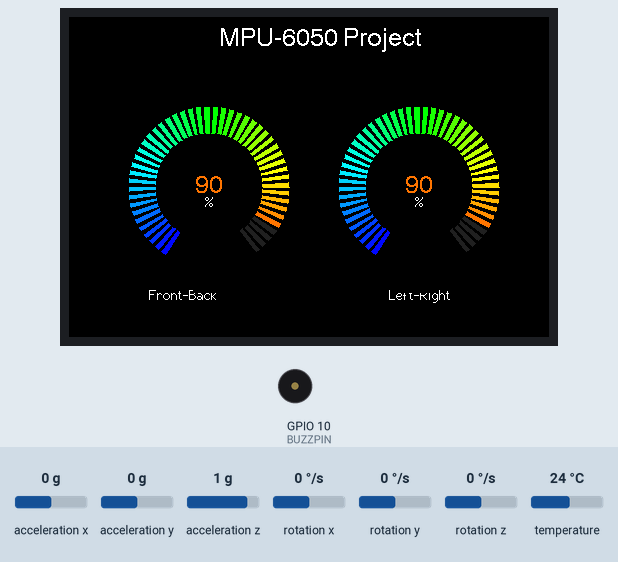
Bench run of a sketch on a simulated ESP32-S3. On the bench: 480×320 colour display, buzzer (waves = sounding, pin HIGH). The inputs (shaded band) are chosen by the test bench; at power-on: rotation x 0 °/s, rotation y 0 °/s, acceleration x 0 g, acceleration y 0 g, acceleration z 1 g, rotation z 0 °/s, temperature 24 °C. What the sketch prints to the serial monitor is not drawn.

Above: at 2.6 s.
2.7 s: rotation x set to -192 °/s
At 4.1 s:
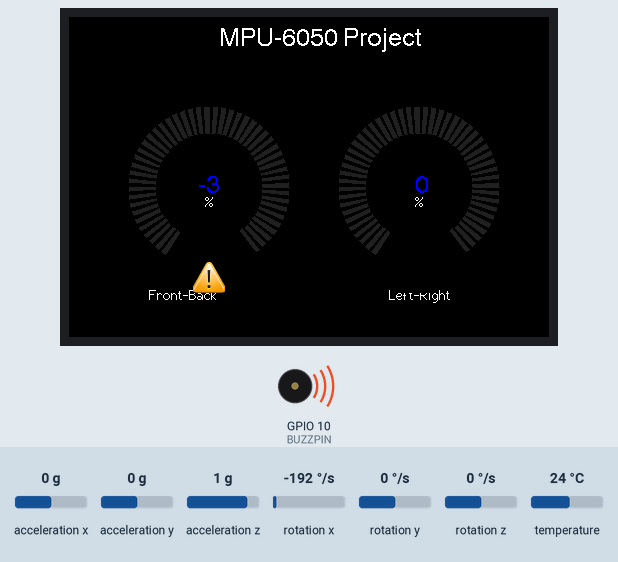
6.8 s: rotation y set to -192 °/s
At 8.3 s:
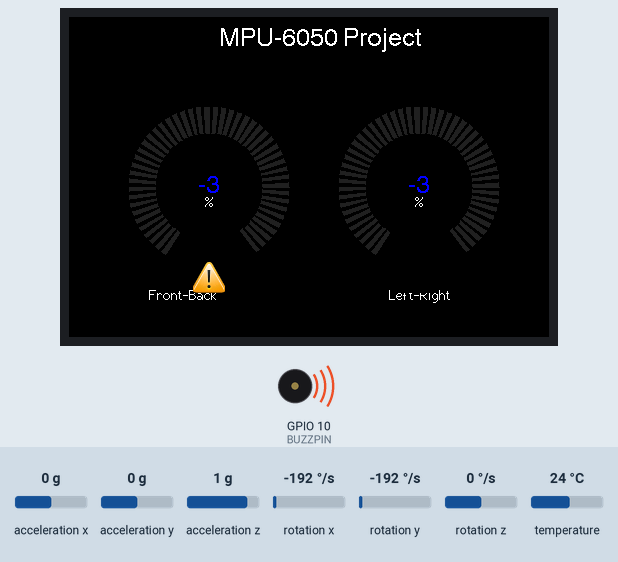
9.1 s: rotation x set to -100 °/s
13.2 s: rotation y set to -100 °/s
At 14.5 s:
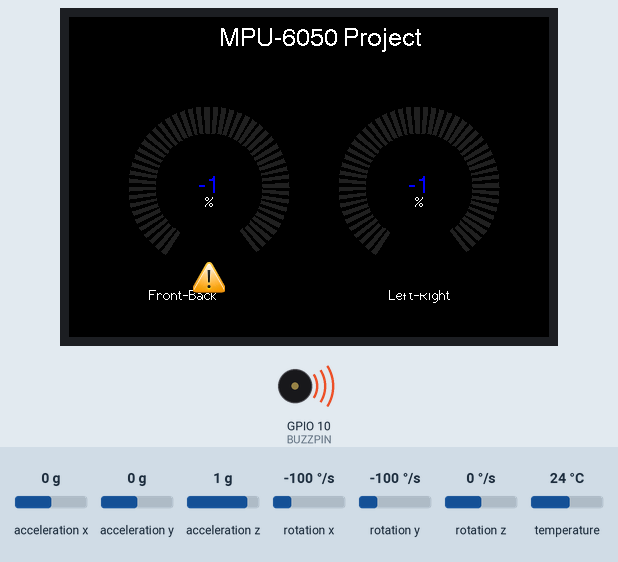
Timing chart, 0 to 16.1 s (numbered marks = the images above; inputs shaded):
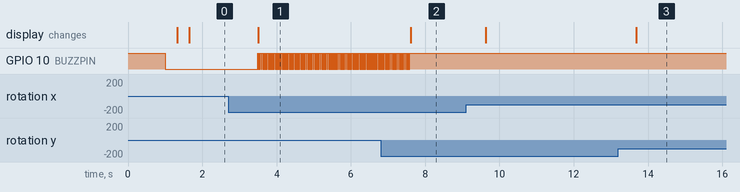

Measured:
- after the input at 2.7 s, GPIO 10 (BUZZPIN): alternates HIGH for 0.02 s and LOW for 0.02 s, starting after 0.79 s; the display: changes after 0.81 s (image 1)
- after the input at 6.8 s, GPIO 10 (BUZZPIN): goes on until 7.6 s, then stays HIGH; the display: changes after 0.81 s (image 2)
- after the input at 13.2 s, the display: changes after 0.48 s (image 3)

The sketch:

IRVAN_PENGEMBANGAN.ino
```cpp
#include "alert.h"
#include <Adafruit_MPU6050.h>
#include <Adafruit_Sensor.h>
#include <TFT_eSPI.h>
#include <SPI.h>
#include <Wire.h>

//default tft config
#define RED2RED 0
#define GREEN2GREEN 1
#define BLUE2BLUE 2
#define BLUE2RED 3
#define GREEN2RED 4
#define RED2GREEN 5
// Dark grey 16 bit colour
#define TFT_GREY 0x2104
// Invoke custom library with default width and height
TFT_eSPI tft = TFT_eSPI();

int gyro_x = 90;
int gyro_y = 90;

#define BUZZER_ON digitalWrite(BUZZPIN, HIGH)
#define BUZZER_OFF digitalWrite(BUZZPIN, LOW)

Adafruit_MPU6050 mpu;
#define BUZZPIN 10


uint32_t runTime = -99999; // time for next update
int mputime = 2000;

int reading = 0; // Value to be displayed
int d = 0;       // Variable used for the sinewave test waveform
boolean range_error = 0;
int8_t ramp = 1;


void setup() {
  // put your setup code here, to run once:
  Serial.begin(115200);
  pinMode(BUZZPIN, OUTPUT);
  BUZZER_ON;
  delay(1000);
  BUZZER_OFF;

  tft.begin();
  tft.setRotation(1);
  tft.fillScreen(TFT_BLACK);

  tft.setTextColor(TFT_WHITE, TFT_BLACK);
  tft.drawString("MPU-6050 Project", 150, 10, 4);
  //tft.drawString("Weather", 350, 10, 2);

  tft.drawString("Front-Back", 80, 270, 2);
  tft.drawString("Left-Right", 320, 270, 2);

  mpu.setAccelerometerRange(MPU6050_RANGE_8_G);
  Serial.print("Accelerometer range set to: ");
  switch (mpu.getAccelerometerRange()) {
  case MPU6050_RANGE_2_G:
    Serial.println("+-2G");
    break;
  case MPU6050_RANGE_4_G:
    Serial.println("+-4G");
    break;
  case MPU6050_RANGE_8_G:
    Serial.println("+-8G");
    break;
  case MPU6050_RANGE_16_G:
    Serial.println("+-16G");
    break;
  }
  mpu.setGyroRange(MPU6050_RANGE_500_DEG);
  Serial.print("Gyro range set to: ");
  switch (mpu.getGyroRange()) {
  case MPU6050_RANGE_250_DEG:
    Serial.println("+- 250 deg/s");
    break;
  case MPU6050_RANGE_500_DEG:
    Serial.println("+- 500 deg/s");
    break;
  case MPU6050_RANGE_1000_DEG:
    Serial.println("+- 1000 deg/s");
    break;
  case MPU6050_RANGE_2000_DEG:
    Serial.println("+- 2000 deg/s");
    break;
  }

  mpu.setFilterBandwidth(MPU6050_BAND_21_HZ);
  Serial.print("Filter bandwidth set to: ");
  switch (mpu.getFilterBandwidth()) {
  case MPU6050_BAND_260_HZ:
    Serial.println("260 Hz");
    break;
  case MPU6050_BAND_184_HZ:
    Serial.println("184 Hz");
    break;
  case MPU6050_BAND_94_HZ:
    Serial.println("94 Hz");
    break;
  case MPU6050_BAND_44_HZ:
    Serial.println("44 Hz");
    break;
  case MPU6050_BAND_21_HZ:
    Serial.println("21 Hz");
    break;
  case MPU6050_BAND_10_HZ:
    Serial.println("10 Hz");
    break;
  case MPU6050_BAND_5_HZ:
    Serial.println("5 Hz");
    break;
  }

  Serial.println("");
  delay(100);

}

void loop() {
  // put your main code here, to run repeatedly:
  if ((millis() - mputime ) > 1000){
    Serial.println("Read MPU-Module");
    Read_MPU_Module();
    mputime = millis();
    }

  if (millis() - runTime >= 0){
    runTime = millis();

    // Test with a slowly changing value from a Sine function
    d += 4;
    if (d >= 360)
      d = 0;

    // Set the the position, gap between meters, and inner radius of the meters
    int xpos = 0, ypos = 5, gap = 4, radius = 52;
    xpos = 60, ypos = 90, gap = 50, radius = 80;

   //reading = 800 + 150 * sineWave(d + 90);
    xpos = gap + ringMeter(gyro_x, 0, 100, xpos, ypos, radius, "%", BLUE2RED); // Draw analogue meter

    //reading = 15 + 15 * sineWave(d + 150);
    xpos = gap + ringMeter(gyro_y, 0, 100, xpos, ypos, radius, "%", BLUE2RED); // Draw analogue meter
  }
}


// #########################################################################
//  Draw the meter on the screen, returns x coord of righthand side
// #########################################################################
int ringMeter(int value, int vmin, int vmax, int x, int y, int r, const char *units, byte scheme)
{
  // Minimum value of r is about 52 before value text intrudes on ring
  // drawing the text first is an option

  x += r;
  y += r; // Calculate coords of centre of ring

  int w = r / 3; // Width of outer ring is 1/4 of radius

  int angle = 150; // Half the sweep angle of meter (300 degrees)

  int v = map(value, vmin, vmax, -angle, angle); // Map the value to an angle v

  byte seg = 3; // Segments are 3 degrees wide = 100 segments for 300 degrees
  byte inc = 6; // Draw segments every 3 degrees, increase to 6 for segmented ring

  // Variable to save "value" text colour from scheme and set default
  int colour = TFT_BLUE;

  // Draw colour blocks every inc degrees
  for (int i = -angle + inc / 2; i < angle - inc / 2; i += inc)
  {
    // Calculate pair of coordinates for segment start
    float sx = cos((i - 90) * 0.0174532925);
    float sy = sin((i - 90) * 0.0174532925);
    uint16_t x0 = sx * (r - w) + x;
    uint16_t y0 = sy * (r - w) + y;
    uint16_t x1 = sx * r + x;
    uint16_t y1 = sy * r + y;

    // Calculate pair of coordinates for segment end
    float sx2 = cos((i + seg - 90) * 0.0174532925);
    float sy2 = sin((i + seg - 90) * 0.0174532925);
    int x2 = sx2 * (r - w) + x;
    int y2 = sy2 * (r - w) + y;
    int x3 = sx2 * r + x;
    int y3 = sy2 * r + y;

    if (i < v)
    { // Fill in coloured segments with 2 triangles
      switch (scheme)
      {
      case 0:
        colour = TFT_RED;
        break; // Fixed colour
      case 1:
        colour = TFT_GREEN;
        break; // Fixed colour
      case 2:
        colour = TFT_BLUE;
        break; // Fixed colour
      case 3:
        colour = rainbow(map(i, -angle, angle, 0, 127));
        break; // Full spectrum blue to red
      case 4:
        colour = rainbow(map(i, -angle, angle, 70, 127));
        break; // Green to red (high temperature etc)
      case 5:
        colour = rainbow(map(i, -angle, angle, 127, 63));
        break; // Red to green (low battery etc)
      default:
        colour = TFT_BLUE;
        break; // Fixed colour
      }
      tft.fillTriangle(x0, y0, x1, y1, x2, y2, colour);
      tft.fillTriangle(x1, y1, x2, y2, x3, y3, colour);
      //text_colour = colour; // Save the last colour drawn
    }
    else // Fill in blank segments
    {
      tft.fillTriangle(x0, y0, x1, y1, x2, y2, TFT_GREY);
      tft.fillTriangle(x1, y1, x2, y2, x3, y3, TFT_GREY);
    }
  }
  // Convert value to a string
  char buf[10];
  byte len = 3;
  if (value > 999)
    len = 5;
  dtostrf(value, len, 0, buf);
  buf[len] = ' ';
  buf[len + 1] = 0; // Add blanking space and terminator, helps to centre text too!
  // Set the text colour to default
  tft.setTextSize(1);

  if (value < vmin || value > vmax)
  {
    drawAlert(x, y + 90, 50, 1);
  }
  else
  {
    drawAlert(x, y + 90, 50, 0);
  }

  tft.setTextColor(TFT_WHITE, TFT_BLACK);
  // Uncomment next line to set the text colour to the last segment value!
  tft.setTextColor(colour, TFT_BLACK);
  tft.setTextDatum(MC_DATUM);
  // Print value, if the meter is large then use big font 8, othewise use 4
  if (r > 84)
  {
    tft.setTextPadding(55 * 3);   // Allow for 3 digits each 55 pixels wide
    tft.drawString(buf, x, y, 8); // Value in middle
  }
  else
  {
    tft.setTextPadding(3 * 14);   // Allow for 3 digits each 14 pixels wide
    tft.drawString(buf, x, y, 4); // Value in middle
  }
  tft.setTextSize(1);
  tft.setTextPadding(0);
  // Print units, if the meter is large then use big font 4, othewise use 2
  tft.setTextColor(TFT_WHITE, TFT_BLACK);
  if (r > 84)
    tft.drawString(units, x, y + 60, 4); // Units display
  else
    tft.drawString(units, x, y + 15, 2); // Units display

  // Calculate and return right hand side x coordinate
  return x + r;
}

void drawAlert(int x, int y, int side, boolean draw)
{
  if (draw && !range_error)
  {
    drawIcon(alert, x - alertWidth / 2, y - alertHeight / 2, alertWidth, alertHeight);
    range_error = 1;
    BUZZER_ON;
  }
  else if (!draw)
  {
    tft.fillRect(x - alertWidth / 2, y - alertHeight / 2, alertWidth, alertHeight, TFT_BLACK);
    range_error = 0;
    BUZZER_OFF;
  }
}

// #########################################################################
// Return a 16 bit rainbow colour
// #########################################################################
unsigned int rainbow(byte value)
{
  // Value is expected to be in range 0-127
  // The value is converted to a spectrum colour from 0 = blue through to 127 = red

  byte red = 0;   // Red is the top 5 bits of a 16 bit colour value
  byte green = 0; // Green is the middle 6 bits
  byte blue = 0;  // Blue is the bottom 5 bits

  byte quadrant = value / 32;

  if (quadrant == 0)
  {
    blue = 31;
    green = 2 * (value % 32);
    red = 0;
  }
  if (quadrant == 1)
  {
    blue = 31 - (value % 32);
    green = 63;
    red = 0;
  }
  if (quadrant == 2)
  {
    blue = 0;
    green = 63;
    red = value % 32;
  }
  if (quadrant == 3)
  {
    blue = 0;
    green = 63 - 2 * (value % 32);
    red = 31;
  }
  return (red << 11) + (green << 5) + blue;
}

// #########################################################################
// Return a value in range -1 to +1 for a given phase angle in degrees
// #########################################################################
float sineWave(int phase)
{
  return sin(phase * 0.0174532925);
}

//====================================================================================
// This is the function to draw the icon stored as an array in program memory (FLASH)
//====================================================================================

// To speed up rendering we use a 64 pixel buffer
#define BUFF_SIZE 64

// Draw array "icon" of defined width and height at coordinate x,y
// Maximum icon size is 255x255 pixels to avoid integer overflow

void drawIcon(const unsigned short *icon, int16_t x, int16_t y, int8_t width, int8_t height)
{

  uint16_t pix_buffer[BUFF_SIZE]; // Pixel buffer (16 bits per pixel)

  tft.startWrite();

  // Set up a window the right size to stream pixels into
  tft.setAddrWindow(x, y, width, height);

  // Work out the number whole buffers to send
  uint16_t nb = ((uint16_t)height * width) / BUFF_SIZE;

  // Fill and send "nb" buffers to TFT
  for (int i = 0; i < nb; i++)
  {
    for (int j = 0; j < BUFF_SIZE; j++)
    {
      pix_buffer[j] = pgm_read_word(&icon[i * BUFF_SIZE + j]);
    }
    tft.pushColors(pix_buffer, BUFF_SIZE);
  }

  // Work out number of pixels not yet sent
  uint16_t np = ((uint16_t)height * width) % BUFF_SIZE;

  // Send any partial buffer left over
  if (np)
  {
    for (int i = 0; i < np; i++)
      pix_buffer[i] = pgm_read_word(&icon[nb * BUFF_SIZE + i]);
    tft.pushColors(pix_buffer, np);
  }

  tft.endWrite();
}


void Read_MPU_Module(){
  sensors_event_t a, g, temp;
  mpu.getEvent(&a, &g, &temp);

  /* Print out the values */
  Serial.print("Acceleration X: ");
  Serial.print(a.acceleration.x);
  Serial.print(", Y: ");
  Serial.print(a.acceleration.y);
  Serial.print(", Z: ");
  Serial.print(a.acceleration.z);
  Serial.println(" m/s^2");

  Serial.print("Rotation X: ");
  Serial.print(g.gyro.x);
  Serial.print(", Y: ");
  Serial.print(g.gyro.y);
  Serial.print(", Z: ");
  Serial.print(g.gyro.z);
  Serial.println(" rad/s");

  Serial.print("Temperature: ");
  Serial.print(temp.temperature);
  Serial.println(" degC");

  float _x = g.gyro.x;
  float _y = g.gyro.y;

  if (_x < 0.00 || _y < 0.00){
    gyro_x = map(_x, -90, 0, -100, 0);
    gyro_y = map(_y, -90, 0, -100, 0);
    }

  if (_x < 0.00 || _y < 0.00){
    gyro_x = map(_x, 0, 90, 0, 100);
    gyro_y = map(_y, 0, 90, 0, 100);
  }

  Serial.print("maping X: ");
  Serial.print(gyro_x);
  Serial.print(", Y: ");
  Serial.println(gyro_y);

  Serial.println("");


  }
```

Source omitted: alert.h (data table, 8259 bytes)
